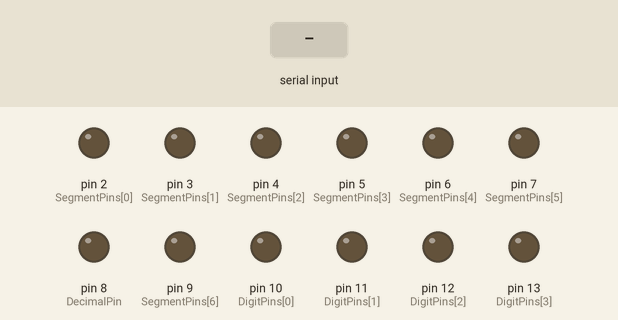
A sketch run on a simulated Arduino Uno, built with avr-gcc and run on an emulated ATmega328P. On the bench: output pins drawn as LEDs (lit = HIGH). Dashed ring = blinking. The inputs (shaded band) are chosen by the test bench.

Above: at 1.2 s.
1.3 s: "90,45\n" received over Serial
At 3.67 s:
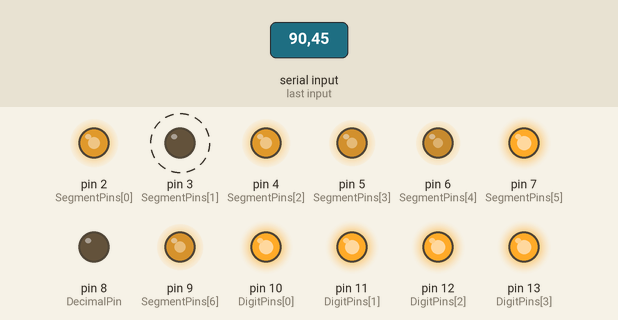
At 4.23 s:
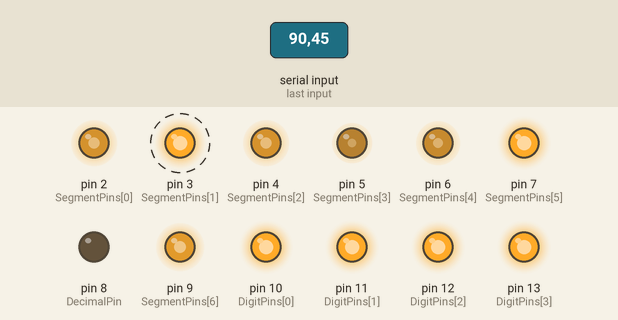
4.3 s: "30,150\n" received over Serial
At 5.1 s:
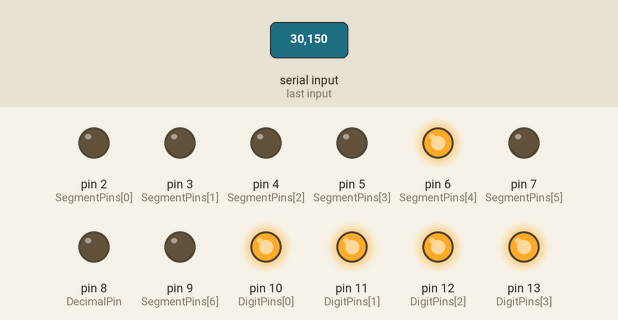
7.3 s: "5\n" received over Serial
At 8.9 s:
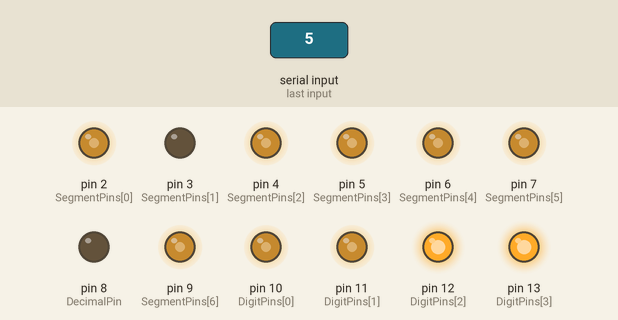
10.3 s: "90\n" received over Serial
13.3 s: "200\n" received over Serial
16.3 s: "90,45\n" received over Serial
Timing chart, 0 to 25.2 s (numbered marks = the images above; inputs shaded):
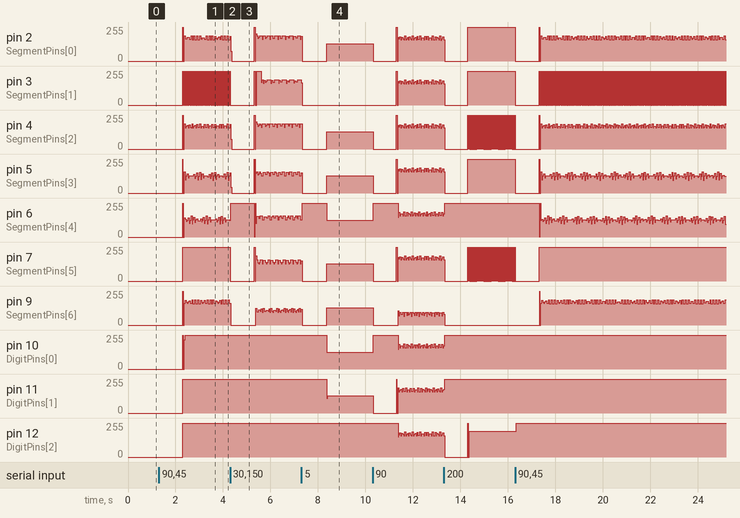

The sketch:

sketch_nov14a.ino
```cpp
int DigitPins[4] = { 10, 11, 12, 13 };

// A B C D E F G

int digits[10][7] = {
  { 1, 1, 1, 1, 1, 1, 0 },  // 0
  { 0, 1, 1, 0, 0, 0, 0 },  // 1
  { 1, 1, 0, 1, 1, 0, 1 },  // 2
  { 1, 1, 1, 1, 0, 0, 1 },  // 3
  { 0, 1, 1, 0, 0, 1, 1 },  // 4
  { 1, 0, 1, 1, 0, 1, 1 },  // 5
  { 1, 0, 1, 1, 1, 1, 1 },  // 6
  { 1, 1, 1, 0, 0, 0, 0 },  // 7
  { 1, 1, 1, 1, 1, 1, 1 },  // 8
  { 1, 1, 1, 1, 0, 1, 1 },  // 9
};

int SegmentPins[7] = { 2, 3, 4, 5, 6, 7, 9 };
int DecimalPin = 8;

void setup() {
  Serial.begin(9600);
  for (int i = 0; i < 7; i++) {
    pinMode(SegmentPins[i], OUTPUT);
  }

  for (int i = 0; i < 4; i++) {
    pinMode(DigitPins[i], OUTPUT);
  }
  pinMode(DecimalPin, OUTPUT);
  digitalWrite(DecimalPin, LOW);
}

void Display(int Index, int Number, bool showdecimal) {
  for (int i = 0; i < 4; i++) {
    digitalWrite(DigitPins[i], HIGH);
  }

  for (int i = 0; i < 7; i++) {
    digitalWrite(SegmentPins[i], digits[Number][i]);
  }

  digitalWrite(DigitPins[Index], LOW);
  digitalWrite(DecimalPin, LOW);

  if (showdecimal) {
    digitalWrite(DecimalPin, HIGH);
  }

  delay(5);
}

String InputNum = " ";

void loop() {
  if (Serial.available()) {
    InputNum = Serial.readString();
  }
  int DigitIndex = 0;

  if (InputNum != " ") {
    for (int i = 0; i < InputNum.length(); i++) {
      int DecimalIndex = InputNum.indexOf('.');

      if (i + 1 == DecimalIndex) {
        Display(DigitIndex, InputNum.charAt(i) - '0', true);
        DigitIndex += 1;
      }
      else if (i != DecimalIndex) {
        Display(DigitIndex, InputNum.charAt(i) - '0', false);
        DigitIndex += 1;
      }
    }
  }
}
```

Measured:
- after the input at 1.3 s, pin 3 (SegmentPins[1]): alternates 255/255 for 0.02 s and 0/255 for 0.01 s, starting after 1.0 s; pin 7 (SegmentPins[5]), pin 10 (DigitPins[0]), pin 11 (DigitPins[1]), pin 12 (DigitPins[2]): 0/255 → 255/255 after 1.0 s; pin 13 (DigitPins[3]): LOW → HIGH after 1.0 s
- after the input at 7.3 s, pin 10 (DigitPins[0]): 255/255 → 127/255 after 1.1 s; pin 11 (DigitPins[1]): 255/255 → 131/255 after 1.1 s
